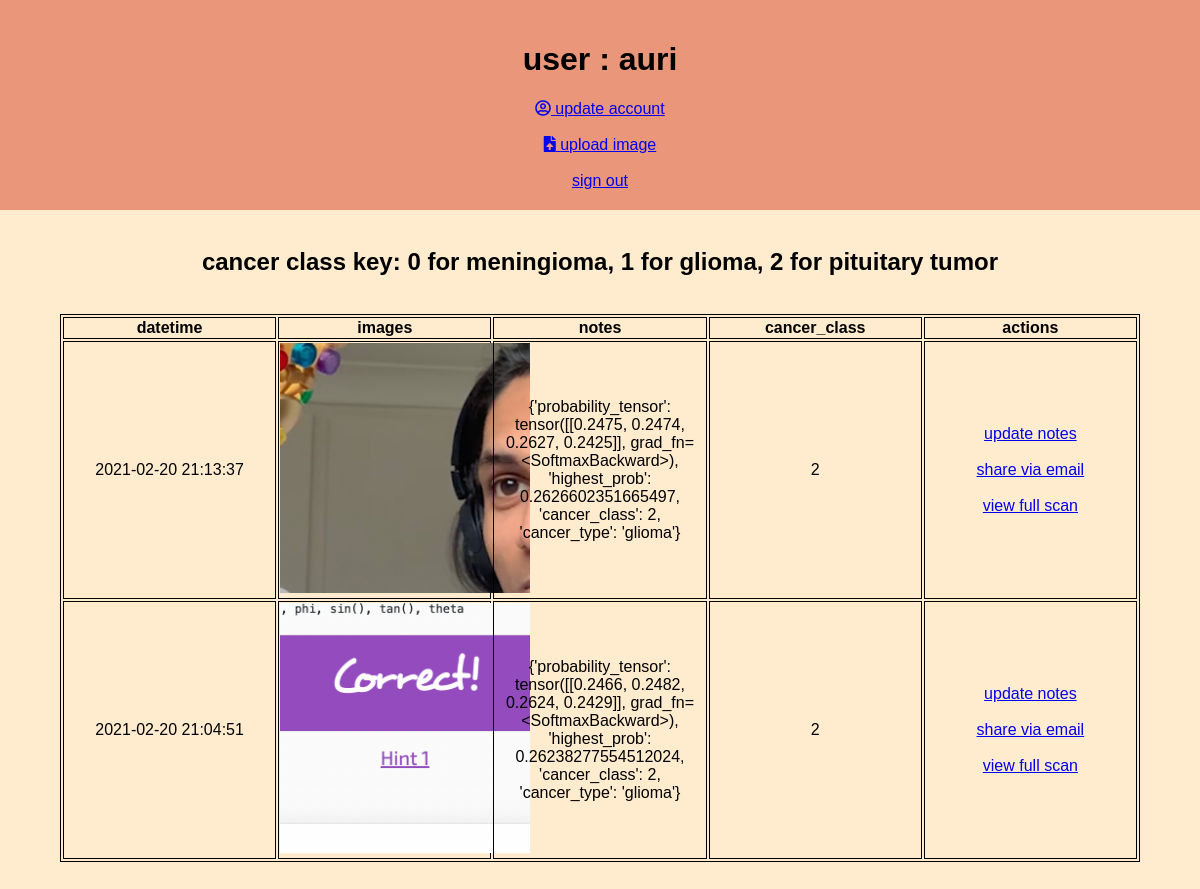
Page /user/4 on the committed database.
### app.py (models this page shows, shortened)
class Images(db.Model):
    __bind_key__ = 'images'
    id = db.Column(db.Integer, primary_key=True)
    user_id = db.Column(db.Integer, ForeignKey(Users.id), nullable=True)
    image_path = db.Column(db.String(200), nullable=False)
    cancer_class = db.Column(db.Integer, nullable=True)
    scan_image_path = db.Column(db.String(200), nullable=True)
    notes = db.Column(db.String(200), nullable=True)
    date_time_added = db.Column(db.String(10))

### app.py (the view)
@app.route('/user/<int:userid>')
def user(userid):
    if userid == 0:
        images = [
            Images.query.filter(Images.user_id.like(userid)).order_by(
                Images.date_time_added.desc()).first()
        ]
    else:
        images = Images.query.filter(Images.user_id.like(userid)).order_by(
            Images.date_time_added.desc()).all()
    return render_template('user.html',
                           user=Users.query.get(userid),
                           images=images)

### app.py (called while the page is built)
@app.after_request
def add_header(r):
    r.cache_control.max_age = 0
    print('no cache')
    return r

### templates/user.html (shortened to what this page needs)
{% extends 'base.html' %}
{% block body %}
<div class="top_half">
    <div class="user_profile">
        {% if user.username %}
        <h1>user : {{user.username}}</h1>
        <a href="/update/{{user.id}}">
            <i class="far fa-user-circle"></i>
            update account
        </a>
        <br>
        <br>
        <a href='/upload/{{user.id}}'>
            <i class="fas fa-file-upload"></i>
            upload image
        </a>
        {% endif %}
        <br>
        <br>
        <a href="/user_home">sign out</a>
        <br>
    </div>
</div>
<br>
<h2> cancer class key: 0 for meningioma, 1 for glioma, 2 for pituitary tumor</h2>
<br>
<div class='tbl_container'>
    <table>
        <tr>
            <th>datetime</th>
            <th>images</th>
            <th>notes</th>
            <th>cancer_class</th>
            <th>actions</th>
            {% if images %}
                    <tr>
                        <!-- we need to check this because then we dont need to loop
                        and we can refer directly to images -->
                        <!-- {% set source = '..' + images.image_path %}
                        <td>{{images.date_time_added}}</td>
                        <td><image src='{{ source }}' width=300px href='/view/{{user.id}}/{{images.id}}'></td>
                        <td>{{images.notes}}</td>
                        <td><a href='/update_scan/{{images.id}}'>update</a></td>
                    </tr> -->
                    {% for image in images %}
                        <tr>
                            {% set source = '..' + image.image_path %}
                            <td>{{image.date_time_added}}</td>
                            <td>
                                {% if user.id %}
                                            {% set span_id = 'close' + source %}
                                    <a class="img" id='{{ source}}' href='/view/{{user.id}}/{{image.id}}'>
                                        <image src='{{ source }}' width=250></image>
                                    </a>
                                {% else %}
                                    <a href='/view/0/{{image.id}}'>
                                        <image src='{{ source }}' width=250></image>
                                    </a>
                                {% endif %}
                            </td>
                            <td>{{image.notes}}</td>
                            <td>{{image.cancer_class}}</td>
                            <td>
                                <a href='/update_scan/{{image.id}}'>update notes</a>
                                {% if user.id %}
                                    <br>
                                    <br>
                                    <a href='/send_email/{{image.id}}'>share via email</a>
                                    <br>
                                    <br>
                                    <a href='/view/{{user.id}}/{{image.id}}'>view full scan</a>
                                {% endif %}
                            </td>
                        </tr>
                    {% endfor %}
            {% endif %}
        </tr>
    </table>
</div>
{% endblock %}

### static/css/main.css (style rules this page uses)
body { font-family: sans-serif; text-align: center; margin: 0px; padding: 0px; background-color: blanchedalmond; }
table, th, td { table-layout: fixed; border: 1px solid black; width: 90%; position: relative; }
table { left: 5%; margin-bottom: 5%; }
.top_half { border-color: darkcyan; background-color: darksalmon; padding: 20px; display: flex; justify-content: center; align-items: center; }

### static/css/all.css (style rules this page uses)
.fa, .fas, .far, .fal, .fad, .fab { -moz-osx-font-smoothing: grayscale; -webkit-font-smoothing: antialiased; display: inline-block; font-style: normal; font-variant: normal; text-rendering: auto; line-height: 1; }
.fa-file-upload:before { content: "\f574"; }
.fa-user-circle:before { content: "\f2bd"; }
.far { font-family: 'Font Awesome 5 Free'; font-weight: 400; }

### templates/user.html (style rules this page uses)
body { font-family: Arial, Helvetica, sans-serif; }

### rows in the picture
Images: date_time_added "2021-02-20 21:13:37", shows a picture, notes "{'probability_tensor': tensor([[0.2475, 0.2474, 0.2627, 0.2425]], grad_fn=<SoftmaxBackward>), 'highest_prob': 0.2626602351665497, 'cancer_class': 2, 'cancer_type': 'glioma'}", cancer_class "2"
Images: date_time_added "2021-02-20 21:04:51", shows a picture, notes "{'probability_tensor': tensor([[0.2466, 0.2482, 0.2624, 0.2429]], grad_fn=<SoftmaxBackward>), 'highest_prob': 0.26238277554512024, 'cancer_class': 2, 'cancer_type': 'glioma'}", cancer_class "2"

### other values in the picture
{{ user.username }} "auri"
